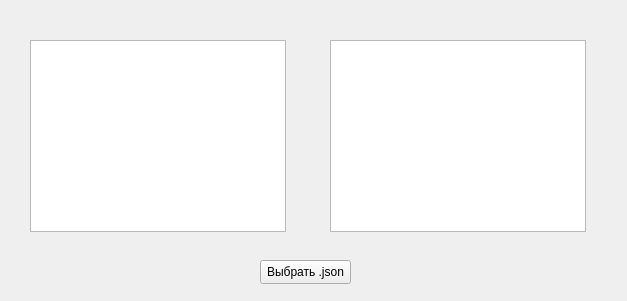
<?xml version="1.0" encoding="UTF-8"?>
<ui version="4.0">
 <class>MainWindow</class>
 <widget class="QMainWindow" name="MainWindow">
  <property name="geometry">
   <rect>
    <x>0</x>
    <y>0</y>
    <width>627</width>
    <height>301</height>
   </rect>
  </property>
  <property name="windowTitle">
   <string>MainWindow</string>
  </property>
  <widget class="QWidget" name="centralwidget">
   <widget class="QPushButton" name="pushButton">
    <property name="geometry">
     <rect>
      <x>260</x>
      <y>260</y>
      <width>91</width>
      <height>24</height>
     </rect>
    </property>
    <property name="text">
     <string>Выбрать .json</string>
    </property>
   </widget>
   <widget class="QTableWidget" name="right">
    <property name="geometry">
     <rect>
      <x>30</x>
      <y>40</y>
      <width>256</width>
      <height>192</height>
     </rect>
    </property>
   </widget>
   <widget class="QTableWidget" name="wrong">
    <property name="geometry">
     <rect>
      <x>330</x>
      <y>40</y>
      <width>256</width>
      <height>192</height>
     </rect>
    </property>
   </widget>
  </widget>
 </widget>
 <resources/>
 <connections/>
</ui>
